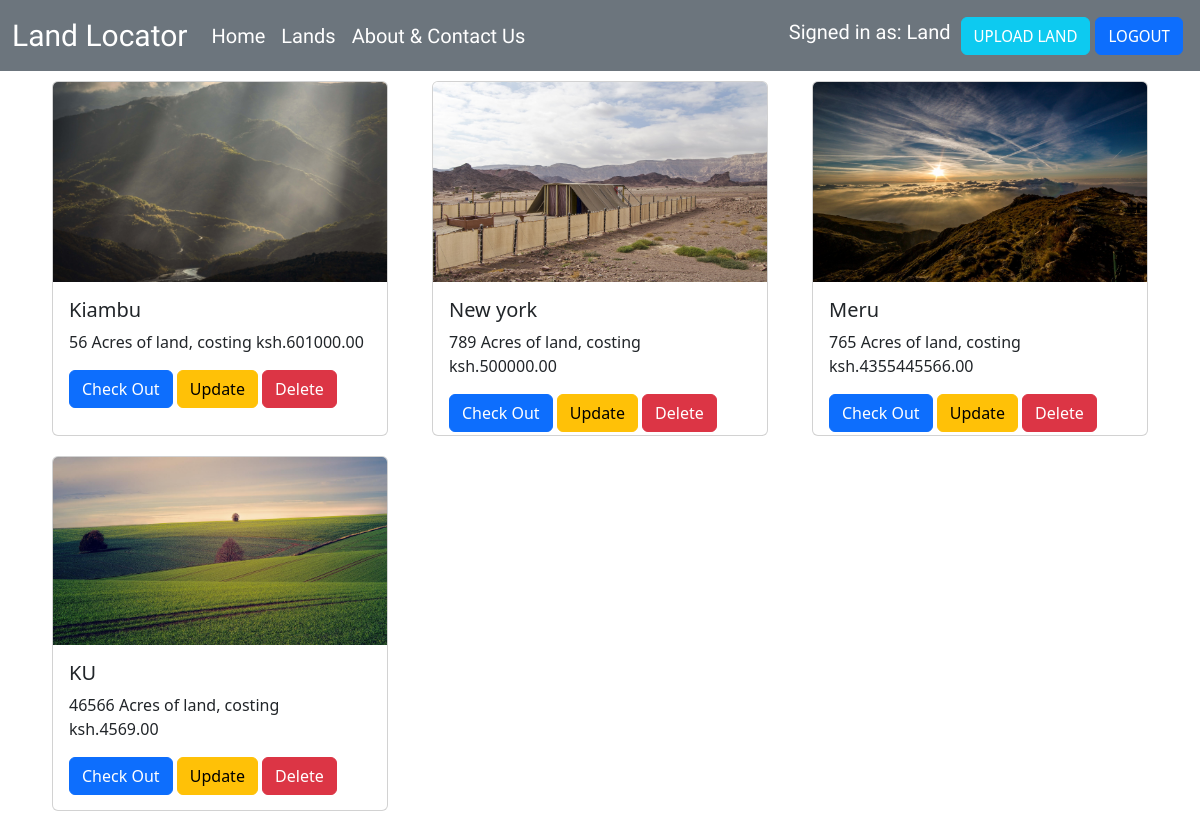
The page /lands (signed in) on the database its author committed.
### appLandLocator/models.py (models this page shows, shortened)
class Land(models.Model):
    landCode = models.CharField(max_length=5)
    ph = models.DecimalField(max_digits=10, decimal_places=2)
    size = models.IntegerField()
    location = models.CharField(max_length=50)
    typeOfSoil = models.CharField(max_length=50)
    soilProperties = models.TextField()
    cost = models.DecimalField(max_digits=1000, decimal_places=2)
    landHistory = models.TextField()
    primaryImage = models.ImageField()
    dateTime = models.DateTimeField(auto_now_add=True)

### appLandLocator/views.py (the view)
# urls.py: path('lands', views.lands, name='lands'),
def lands(request):
    infoLand = Land.objects.all()
    context = {
        'infoLand': infoLand,
    }
    return render(request, 'appLandLocator/lands.html', context)

### appLandLocator/templates/appLandLocator/lands.html (shortened to what this page needs)
{% extends 'appLandlocator/base.html' %}
{% block content %}
<div class="container">
    <div class="row">
        {% for infoLand in infoLand %}
        <div class="col-sm-4">
            <div class="card" style="margin: 10px; height: 355px;">
              <img src="{{infoLand.primaryImage.url}}" class="card-img-top" alt="..." style="width: 100%; height: 200px;">
              <div class="card-body">
                <h5 class="card-title">{{infoLand.location}}</h5>
                <p class="card-text">{{infoLand.size}} Acres of land, costing ksh.{{infoLand.cost}}</p>
                <div class="row">
                    <div class="col-sm-12">
                        <a href="{% url 'appLandLocator:landDetails' infoLand.landCode %}" class="btn btn-primary">Check Out</a>
                        {% if user.is_authenticated %}
                            <a href="{% url 'appLandLocator:updateLand' infoLand.landCode %}" class="btn btn-warning">Update</a>
                            <a href="{% url 'appLandLocator:deleteLand' infoLand.landCode %}" class="btn btn-danger">Delete</a>
                        {% endif %}
                    </div>
                </div>
              </div>
            </div>
        </div>
        {% endfor %}
    </div>
</div>
{% endblock %}

### appLandLocator/templates/appLandLocator/base.html (shortened to what this page needs)
<!doctype html>
<html lang="en">
  <head>
    <link href="https://cdn.jsdelivr.net/npm/bootstrap@5.2.0-beta1/dist/css/bootstrap.min.css" rel="stylesheet">
  </head>
  <body>
    <nav class="navbar navbar-expand-lg bg-secondary">
      <div class="container-fluid">
        <div class="collapse navbar-collapse" id="navbarTogglerDemo01">
          <a class="navbar-brand" href="{% url 'appLandLocator:index' %}" style="color: #ffffff; font-family: Satisfy; font-size: 30px">Land Locator</a>
          <ul class="navbar-nav me-auto mb-2 mb-lg-0">
            <li class="nav-item">
              <a class="nav-link active" aria-current="page" href="{% url 'appLandLocator:index' %}" style="color: #ffffff; font-family: Gentium Book Plus; font-size: 20px;">Home</a>
            </li>
            <li class="nav-item">
              <a class="nav-link" href="{% url 'appLandLocator:lands' %}" style="color: #ffffff; font-family: Gentium Book Plus; font-size: 20px;">Lands</a>
            </li>
            <li class="nav-item">
              <a class="nav-link" type="button" data-bs-toggle="modal" data-bs-target="#exampleModal" style="color: #ffffff; font-family: Gentium Book Plus; font-size: 20px;">About & Contact Us</a>
            </li>
          </ul>
          <span class="d-flex">
              {% if user.is_authenticated %}
                <a class="nav-link" href="#" style="color: #ffffff; font-family: Gentium Book Plus; font-size: 20px; margin-right: 10px;">Signed in as: {{user.username}}</a>
                <a href="{% url 'appLandLocator:uploadLand' %}" class="btn btn-info" type="submit" style="font-family: Noto Sans Display; margin-right: 5px; color: #ffffff;">UPLOAD LAND</a>
                <a href="{% url 'appLandLocator:logout' %}" class="btn btn-primary" type="submit" style="font-family: Noto Sans Display; margin-right: 5px;">LOGOUT</a>
              {% else %}
                <a href="{% url 'appLandLocator:login' %}" class="btn btn-primary" type="submit" style="font-family: Noto Sans Display; margin-right: 5px;">LOGIN</a>
                <a href="{% url 'appLandLocator:signup' %}" class="btn btn-success" type="submit" style="font-family: Noto Sans Display;">SIGN UP</a>
              {% endif %}
          </span>
        </div>
      </div>
    </nav>
    {% block content %}
    {% endblock %}
  </body>
</html>

### rows shown on the page
Land: primaryImage (picture), location "Kiambu", size "56", cost "601000.00"
Land: primaryImage (picture), location "New york", size "789", cost "500000.00"
Land: primaryImage (picture), location "Meru", size "765", cost "4355445566.00"
Land: primaryImage (picture), location "KU", size "46566", cost "4569.00"

### other values the page prints
{{ user.username }} "Land"
